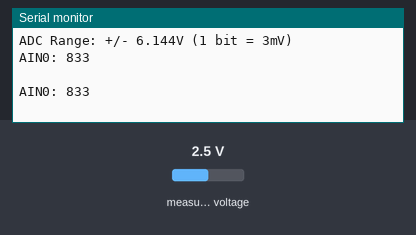
A sketch run on a simulated Arduino Uno, built with avr-gcc and run on an emulated ATmega328P. Parts: the last lines printed to the serial monitor. Inputs (shaded band) come from the test bench; at power-on: measured voltage 2.5 V.

Above: at 1.2 s.
1.3 s: measured voltage set to 0.1 V
At 2.6 s:
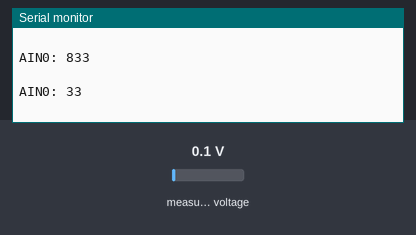
2.8 s: measured voltage set to 1.2 V
At 3.7 s:
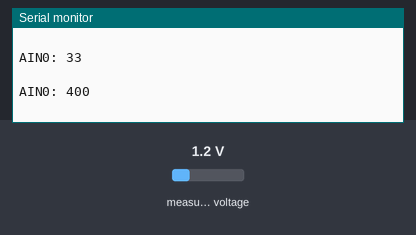
Timing chart, 0 to 5.8 s (numbered marks = the images above; inputs shaded):
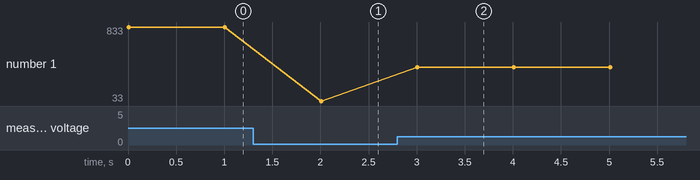

Measured:
- after the input at 1.3 s, the serial monitor: prints a new line after 0.71 s (image 1)
- after the input at 2.8 s, the serial monitor: prints a new line after 0.21 s (image 2)
- plotted number 1: 833 → 33 after the input at 1.3 s, 33 → 400 after the input at 2.8 s

The sketch:

ADS1115.ino
```cpp
#include <Wire.h>
#include <Adafruit_ADS1X15.h>

Adafruit_ADS1015 ads1015;

void setup(void)
{
  Serial.begin(115200);
  Serial.println("Hello!");

  Serial.println("Getting single-ended readings from AIN0..3");
  Serial.println("ADC Range: +/- 6.144V (1 bit = 3mV)");
  ads1015.begin();
}

void loop(void)
{
  int16_t adc0, adc1, adc2, adc3;

  adc0 = ads1015.readADC_SingleEnded(0);
  //adc1 = ads1015.readADC_SingleEnded(1);
  //adc2 = ads1015.readADC_SingleEnded(2);
  //adc3 = ads1015.readADC_SingleEnded(3);
  Serial.print("AIN0: "); Serial.println(adc0);
  //Serial.print("AIN1: "); Serial.println(adc1);
  //Serial.print("AIN2: "); Serial.println(adc2);
  //Serial.print("AIN3: "); Serial.println(adc3);
  Serial.println(" ");

  delay(1000);
}
```
